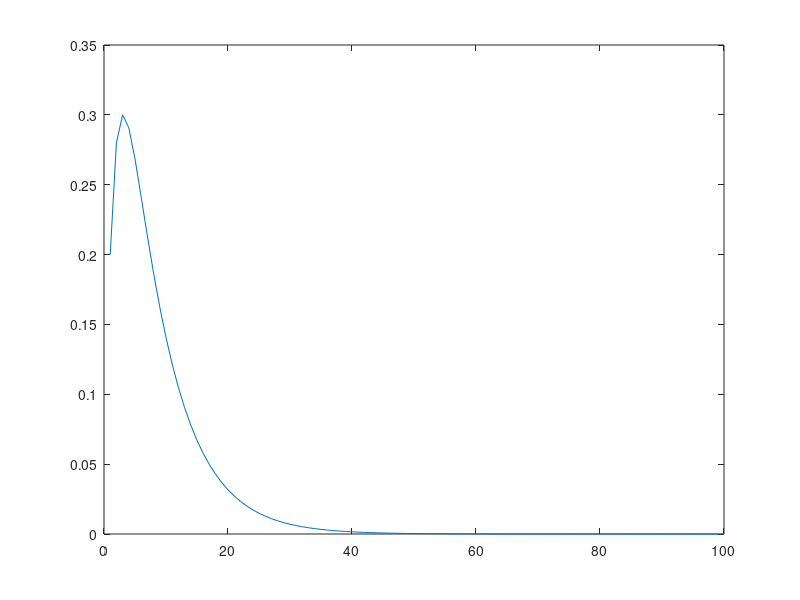
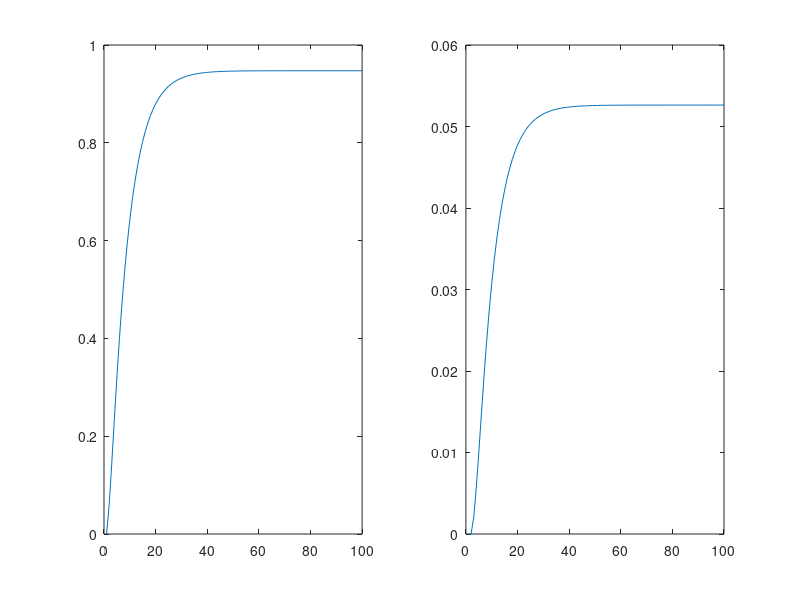

Write MATLAB code to recreate these figures, in order.
%a) %matrix in canonical form  Q 0 R=matrix to compute 
                              %R I  
t=[ 
   0.8 0   0.3 0 0
   0.2 0.6 0.2 0 0
   0   0.1 0.4 0 0
   0   0.3 0.0 1 0
   0   0   0.1 0 1 ];

%b)
    v=[1;0;0;0;0];
    x=rand(1,100);
  
    for i=1:100
        u=t^i*v;
        x(1,i)=u(2);
    end
    
    plot(1:100,x)
    
 %c)
    
    v=[1;0;0;0;0];
    x=rand(1,100);
    y=rand(1,100);

  
    for i=1:100
        u=t^i*v;
        x(1,i)=u(4); %state 3 is in column 4 because of canonical shape matrix
        y(1,i)=u(5);

    end

    figure(2)
    subplot(1,2,1)
    plot(x)
    subplot(1,2,2)
    plot(y)
    
 %d)
 
    Q=t(1:3,1:3); %3x3 matrix
    
    Q
    
  %e)
    %fundamental matrix gives you the average number of steps before it
    %gets to an absorbing state
    
    F=inv(eye(3)-Q);
   
  %f)
    sum(F)
    
  %g)
  
    R=t(4:5,1:3);
    B=R*F
    
    %starting in state 1 (column1) so we want the probability of it jumping
    %to state 3 and the probability of it jumping to state 5
    
    prob_3=B(1,1) %line 1 column 1
    prob_5=B(2,1) %line 2 column 1  

    
    
    
    
    
    


